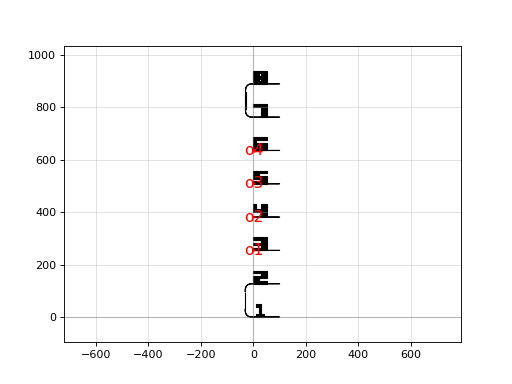

The Python source for this figure:
import gdsfactory as gf

c = gf.components.edge_coupler_array_with_loopback(cross_section='strip', radius=30, n=8, pitch=127.0, extension_length=1.0, h_mirror=False, v_mirror=False, right_loopback=True, text_offset=[0, 0])
c.plot()
